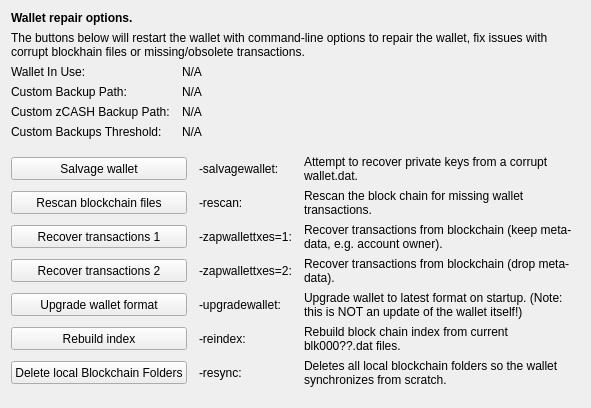
     <widget class="QWidget" name="tab_repair">
      <attribute name="title">
       <string>&amp;Wallet Repair</string>
      </attribute>
      <layout class="QGridLayout" name="gridLayout_4" columnstretch="0,0,0,0">
       <property name="horizontalSpacing">
        <number>12</number>
       </property>
       <item row="0" column="0" colspan="4">
        <widget class="QLabel" name="label_repair_header">
         <property name="font">
          <font>
           <weight>75</weight>
           <bold>true</bold>
          </font>
         </property>
         <property name="text">
          <string>Wallet repair options.</string>
         </property>
        </widget>
       </item>
       <item row="1" column="0" colspan="4">
        <widget class="QLabel" name="label_repair_helptext">
         <property name="font">
          <font>
           <weight>50</weight>
           <bold>false</bold>
          </font>
         </property>
         <property name="text">
          <string>The buttons below will restart the wallet with command-line options to repair the wallet, fix issues with corrupt blockhain files or missing/obsolete transactions.</string>
         </property>
         <property name="wordWrap">
          <bool>true</bool>
         </property>
        </widget>
       </item>
       <item row="2" column="0">
        <widget class="QLabel" name="wallet_path_label">
         <property name="text">
          <string>Wallet In Use:</string>
         </property>
        </widget>
       </item>
       <item row="2" column="1" colspan="3">
        <widget class="QLabel" name="wallet_path">
         <property name="cursor">
          <cursorShape>IBeamCursor</cursorShape>
         </property>
         <property name="text">
          <string>N/A</string>
         </property>
         <property name="textFormat">
          <enum>Qt::PlainText</enum>
         </property>
         <property name="textInteractionFlags">
          <set>Qt::LinksAccessibleByMouse|Qt::TextSelectableByKeyboard|Qt::TextSelectableByMouse</set>
         </property>
        </widget>
       </item>
       <item row="3" column="0">
        <widget class="QLabel" name="wallet_custombackuppath_label">
         <property name="text">
          <string>Custom Backup Path:</string>
         </property>
         <property name="visible">
          <bool>false</bool>
         </property>
        </widget>
       </item>
       <item row="3" column="1" colspan="3">
        <widget class="QLabel" name="wallet_custombackuppath">
         <property name="cursor">
          <cursorShape>IBeamCursor</cursorShape>
         </property>
         <property name="text">
          <string>N/A</string>
         </property>
         <property name="textFormat">
          <enum>Qt::PlainText</enum>
         </property>
         <property name="textInteractionFlags">
          <set>Qt::LinksAccessibleByMouse|Qt::TextSelectableByKeyboard|Qt::TextSelectableByMouse</set>
         </property>
         <property name="visible">
          <bool>false</bool>
         </property>
        </widget>
       </item>
       <item row="4" column="0">
        <widget class="QLabel" name="wallet_customzcashbackuppath_label">
         <property name="text">
          <string>Custom zCASH Backup Path:</string>
         </property>
         <property name="visible">
          <bool>false</bool>
         </property>
        </widget>
       </item>
       <item row="4" column="1" colspan="3">
        <widget class="QLabel" name="wallet_customzcashbackuppath">
         <property name="cursor">
          <cursorShape>IBeamCursor</cursorShape>
         </property>
         <property name="text">
          <string>N/A</string>
         </property>
         <property name="textFormat">
          <enum>Qt::PlainText</enum>
         </property>
         <property name="textInteractionFlags">
          <set>Qt::LinksAccessibleByMouse|Qt::TextSelectableByKeyboard|Qt::TextSelectableByMouse</set>
         </property>
         <property name="visible">
          <bool>false</bool>
         </property>
        </widget>
       </item>
       <item row="5" column="0">
        <widget class="QLabel" name="wallet_custombackupthreshold_label">
         <property name="text">
          <string>Custom Backups Threshold:</string>
         </property>
         <property name="visible">
          <bool>false</bool>
         </property>
        </widget>
       </item>
       <item row="5" column="1" colspan="3">
        <widget class="QLabel" name="wallet_custombackupthreshold">
         <property name="cursor">
          <cursorShape>IBeamCursor</cursorShape>
         </property>
         <property name="text">
          <string>N/A</string>
         </property>
         <property name="textFormat">
          <enum>Qt::PlainText</enum>
         </property>
         <property name="textInteractionFlags">
          <set>Qt::LinksAccessibleByMouse|Qt::TextSelectableByKeyboard|Qt::TextSelectableByMouse</set>
         </property>
         <property name="visible">
          <bool>false</bool>
         </property>
        </widget>
       </item>
       <item row="6" column="0">
        <spacer name="verticalSpacer_repair1">
         <property name="orientation">
          <enum>Qt::Vertical</enum>
         </property>
         <property name="sizeHint" stdset="0">
          <size>
           <width>10</width>
           <height>10</height>
          </size>
         </property>
        </spacer>
       </item>
       <item row="7" column="0" colspan="2">
        <widget class="QPushButton" name="btn_salvagewallet">
         <property name="minimumSize">
          <size>
           <width>100</width>
           <height>23</height>
          </size>
         </property>
         <property name="text">
          <string>Salvage wallet</string>
         </property>
        </widget>
       </item>
       <item row="7" column="2">
        <widget class="QLabel" name="label_repair_salvage_command">
         <property name="text">
          <string notr="true">-salvagewallet:</string>
         </property>
        </widget>
       </item>
       <item row="7" column="3">
        <widget class="QLabel" name="label_repair_salvage">
         <property name="text">
          <string>Attempt to recover private keys from a corrupt wallet.dat.</string>
         </property>
         <property name="wordWrap">
          <bool>true</bool>
         </property>
        </widget>
       </item>
       <item row="8" column="0" colspan="2">
        <widget class="QPushButton" name="btn_rescan">
         <property name="minimumSize">
          <size>
           <width>100</width>
           <height>23</height>
          </size>
         </property>
         <property name="text">
          <string>Rescan blockchain files</string>
         </property>
        </widget>
       </item>
       <item row="8" column="2">
        <widget class="QLabel" name="label_repair_rescan_command">
         <property name="text">
          <string notr="true">-rescan:</string>
         </property>
        </widget>
       </item>
       <item row="8" column="3">
        <widget class="QLabel" name="label_repair_rescan">
         <property name="text">
          <string>Rescan the block chain for missing wallet transactions.</string>
         </property>
         <property name="wordWrap">
          <bool>true</bool>
         </property>
        </widget>
       </item>
       <item row="9" column="0" colspan="2">
        <widget class="QPushButton" name="btn_zapwallettxes1">
         <property name="minimumSize">
          <size>
           <width>100</width>
           <height>23</height>
          </size>
         </property>
         <property name="text">
          <string>Recover transactions 1</string>
         </property>
        </widget>
       </item>
       <item row="9" column="2">
        <widget class="QLabel" name="label_repair_zap1_command">
         <property name="text">
          <string notr="true">-zapwallettxes=1:</string>
         </property>
        </widget>
       </item>
       <item row="9" column="3">
        <widget class="QLabel" name="label_repair_zap1">
         <property name="text">
          <string>Recover transactions from blockchain (keep meta-data, e.g. account owner).</string>
         </property>
         <property name="wordWrap">
          <bool>true</bool>
         </property>
        </widget>
       </item>
       <item row="10" column="0" colspan="2">
        <widget class="QPushButton" name="btn_zapwallettxes2">
         <property name="minimumSize">
          <size>
           <width>100</width>
           <height>23</height>
          </size>
         </property>
         <property name="text">
          <string>Recover transactions 2</string>
         </property>
        </widget>
       </item>
       <item row="10" column="2">
        <widget class="QLabel" name="label_repair_zap2_command">
         <property name="text">
          <string notr="true">-zapwallettxes=2:</string>
         </property>
        </widget>
       </item>
       <item row="10" column="3">
        <widget class="QLabel" name="label_repair_zap2">
         <property name="text">
          <string>Recover transactions from blockchain (drop meta-data).</string>
         </property>
         <property name="wordWrap">
          <bool>true</bool>
         </property>
        </widget>
       </item>
       <item row="11" column="0" colspan="2">
        <widget class="QPushButton" name="btn_upgradewallet">
         <property name="minimumSize">
          <size>
           <width>100</width>
           <height>23</height>
          </size>
         </property>
         <property name="text">
          <string>Upgrade wallet format</string>
         </property>
        </widget>
       </item>
       <item row="11" column="2">
        <widget class="QLabel" name="label_repair_upgrade_command">
         <property name="text">
          <string notr="true">-upgradewallet:</string>
         </property>
        </widget>
       </item>
       <item row="11" column="3">
        <widget class="QLabel" name="label_repair_upgrade">
         <property name="text">
          <string>Upgrade wallet to latest format on startup. (Note: this is NOT an update of the wallet itself!)</string>
         </property>
         <property name="wordWrap">
          <bool>true</bool>
         </property>
        </widget>
       </item>
       <item row="12" column="0" colspan="2">
        <widget class="QPushButton" name="btn_reindex">
         <property name="minimumSize">
          <size>
           <width>100</width>
           <height>23</height>
          </size>
         </property>
         <property name="text">
          <string>Rebuild index</string>
         </property>
        </widget>
       </item>
       <item row="12" column="2">
        <widget class="QLabel" name="label_repair_reindex_command">
         <property name="text">
          <string notr="true">-reindex:</string>
         </property>
        </widget>
       </item>
       <item row="12" column="3">
        <widget class="QLabel" name="label_repair_reindex">
         <property name="text">
          <string>Rebuild block chain index from current blk000??.dat files.</string>
         </property>
         <property name="wordWrap">
          <bool>true</bool>
         </property>
        </widget>
       </item>
       <item row="13" column="0" colspan="2">
        <widget class="QPushButton" name="btn_resync">
         <property name="minimumSize">
          <size>
           <width>100</width>
           <height>23</height>
          </size>
         </property>
         <property name="text">
          <string>Delete local Blockchain Folders</string>
         </property>
        </widget>
       </item>
       <item row="13" column="2">
        <widget class="QLabel" name="label_repair_resync_command">
         <property name="text">
          <string>-resync:</string>
         </property>
        </widget>
       </item>
       <item row="13" column="3">
        <widget class="QLabel" name="label_repair_resync">
         <property name="text">
          <string>Deletes all local blockchain folders so the wallet synchronizes from scratch.</string>
         </property>
         <property name="wordWrap">
          <bool>true</bool>
         </property>
        </widget>
       </item>
       <item row="14" column="0">
        <spacer name="verticalSpacer_repair2">
         <property name="orientation">
          <enum>Qt::Vertical</enum>
         </property>
         <property name="sizeHint" stdset="0">
          <size>
           <width>20</width>
           <height>10</height>
          </size>
         </property>
        </spacer>
       </item>
      </layout>
     </widget>
